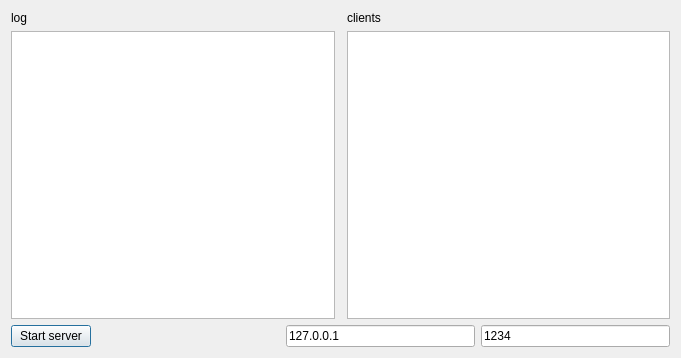
<?xml version="1.0" encoding="UTF-8"?>
<ui version="4.0">
 <class>Dialog</class>
 <widget class="QDialog" name="Dialog">
  <property name="geometry">
   <rect>
    <x>0</x>
    <y>0</y>
    <width>681</width>
    <height>358</height>
   </rect>
  </property>
  <property name="windowTitle">
   <string>PollsServer</string>
  </property>
  <layout class="QGridLayout" name="gridLayout">
   <item row="2" column="0" colspan="3">
    <layout class="QHBoxLayout" name="horizontalLayout_2">
     <item>
      <widget class="QPushButton" name="pbStartStop">
       <property name="enabled">
        <bool>true</bool>
       </property>
       <property name="text">
        <string>Start server</string>
       </property>
       <property name="checkable">
        <bool>true</bool>
       </property>
       <property name="checked">
        <bool>false</bool>
       </property>
      </widget>
     </item>
     <item>
      <spacer name="horizontalSpacer">
       <property name="orientation">
        <enum>Qt::Horizontal</enum>
       </property>
       <property name="sizeHint" stdset="0">
        <size>
         <width>40</width>
         <height>20</height>
        </size>
       </property>
      </spacer>
     </item>
     <item>
      <widget class="QLineEdit" name="leHost">
       <property name="text">
        <string>127.0.0.1</string>
       </property>
      </widget>
     </item>
     <item>
      <widget class="QLineEdit" name="lePort">
       <property name="text">
        <string>1234</string>
       </property>
      </widget>
     </item>
    </layout>
   </item>
   <item row="1" column="2">
    <widget class="QListWidget" name="lwClients"/>
   </item>
   <item row="1" column="0">
    <widget class="QListWidget" name="lwLog"/>
   </item>
   <item row="0" column="0">
    <widget class="QLabel" name="label">
     <property name="text">
      <string>log</string>
     </property>
    </widget>
   </item>
   <item row="0" column="2">
    <widget class="QLabel" name="label_2">
     <property name="text">
      <string>clients</string>
     </property>
    </widget>
   </item>
  </layout>
 </widget>
 <layoutdefault spacing="6" margin="11"/>
 <resources/>
 <connections/>
</ui>
